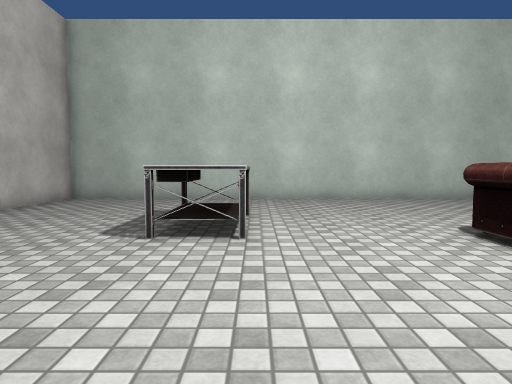
View 1 (above)

14 first-person views from a walk through a 3-D level made in the Unity game engine. The camera is 1.2 m above the floor, tilts 4° down and sees 75° across. The floor is counted in squares, 1 m on a side. Each view is taken from the middle of a square. On the plan, view 1 faces up. The plan holds only what a view shows up to about 14 squares ahead; the rest is blank. The player character is not drawn. Some surface patterns are stand-ins.

View 2
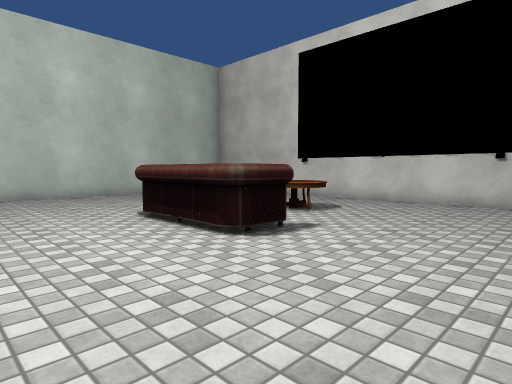

View 3
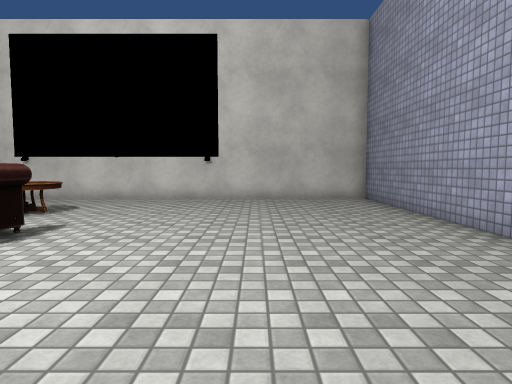

View 4
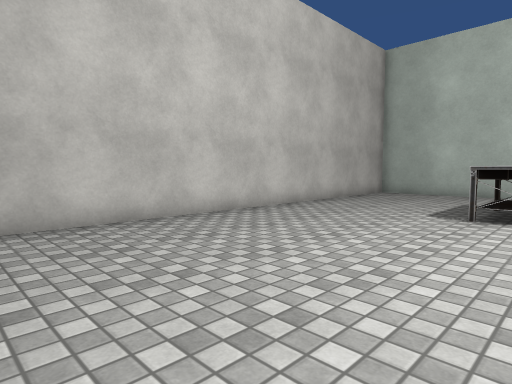

View 5
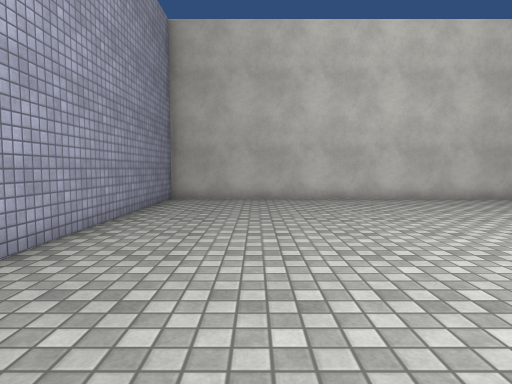

View 6
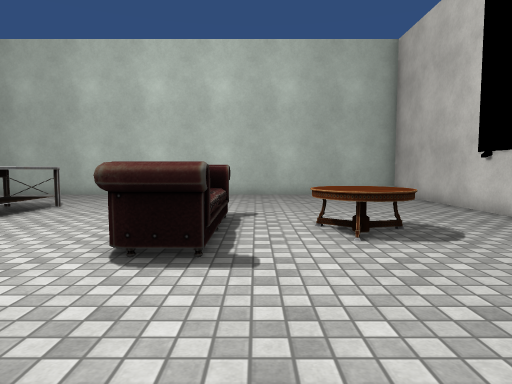

View 7
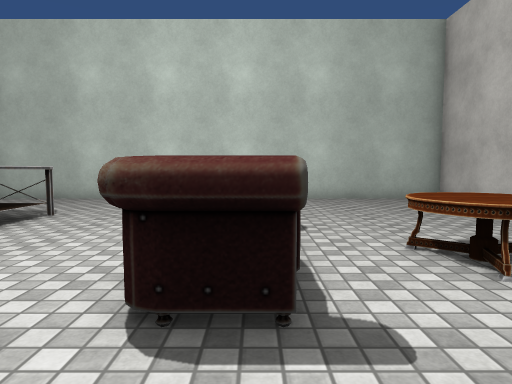

View 8
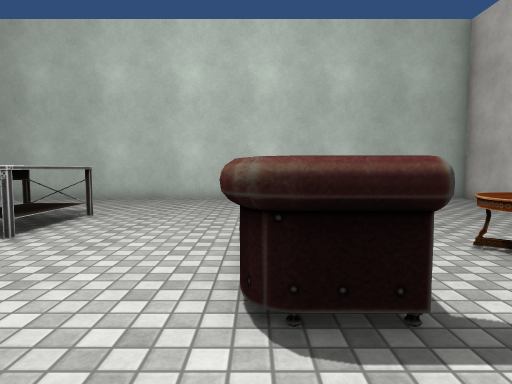

View 9
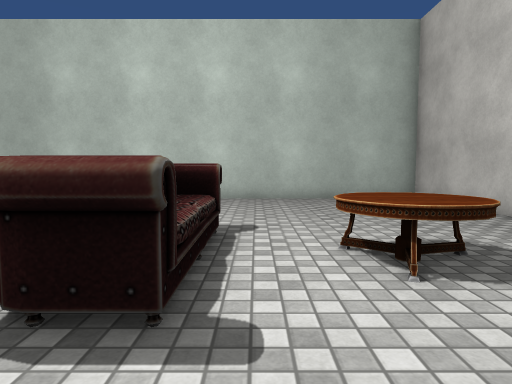

View 10
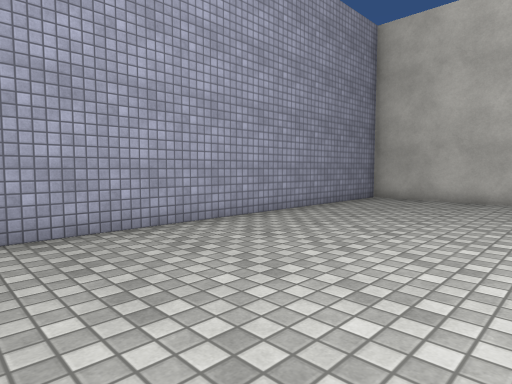

View 11
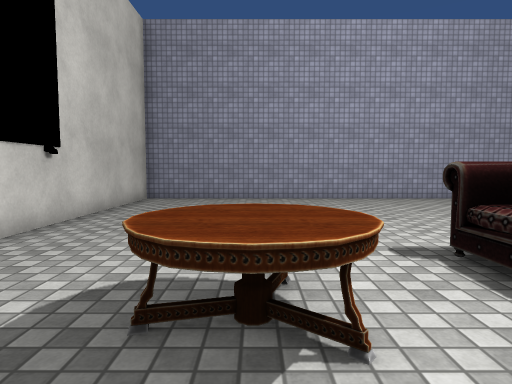

View 12
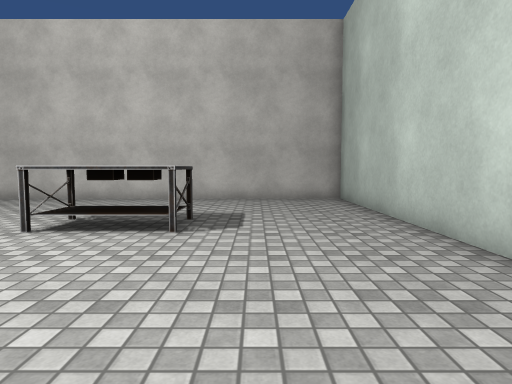

View 13
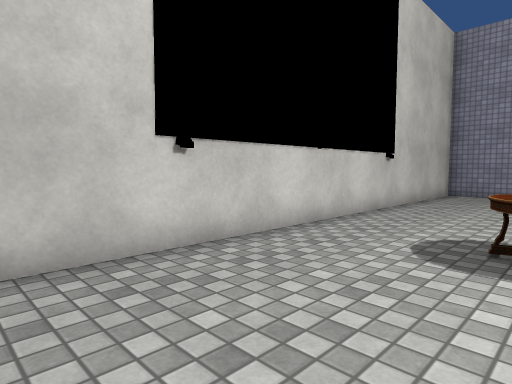

View 14
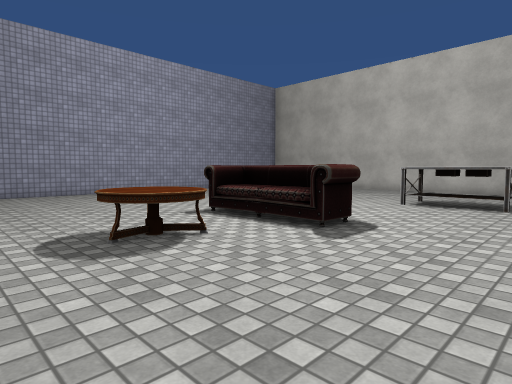

### Floor plan
Key: @ floor where view 1 was taken; # wall or solid block; . floor; O other object.
Columns run from 8 left of view 1 to 13 right of it. Each row starts with its distance up from view 1.
 14 ######################
 13 #....................#
 12 #....................#
 11 #....................#
 10 #....................#
  9 #....................#
  8 #.....#OO............#
  7 #.....#OO...........##
  6 #.....#OO...OO......##
  5 #...........OO.#O#..#
  4 #...........OO.#O#..#
  3 #...........OO......#
  2 #...........##......#
  1 #...................##
  0 #.......@...........##
 -1 #....................#
 -2 #....................#
 -3 #....................#
 -4 #....................#
 -5 #....................#
 -6 #....................#
 -7 ######################

Where each view was taken, in squares from view 1:
view 1: 0 up, 0 right, facing up
view 2: 2 down, 0 right, facing up-right
view 3: 2 down, 1 left, facing right
view 4: 3 down, 0 right, facing up-left
view 5: 3 down, 6 right, facing left
view 6: 2 down, 6 right, facing up
view 7: 0 up, 5 right, facing up
view 8: 0 up, 4 right, facing up
view 9: 0 up, 6 right, facing up
view 10: 0 up, 6 right, facing down-left
view 11: 7 up, 8 right, facing down
view 12: 10 up, 6 right, facing left
view 13: 10 up, 8 right, facing down-right
view 14: 10 up, 11 right, facing down-left
